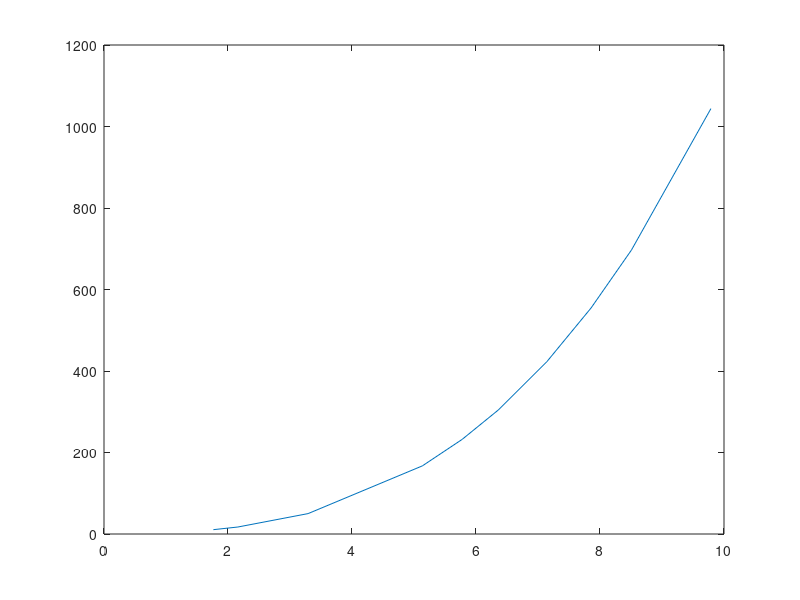

The MATLAB source for this figure: (Note: this script raises an error after producing the figure.)
%HW6
clear all; close all;
% Problem 1. Curve fitting. 
% Part 1. Take 10 x values on the interval 0 < x <= 10 and then create y
% values from the x values by plugging the x values into a third order
% polynomial of your choice. Add random noise to the data by choosing a random number
% in the interval [-D, D]. Start with D = 1. Plot your data in the x-y plane.
x=sort(rand(1,10)*10);
y=x.^3+x.^2+x+((1+ rand.*2)-2);
figure(1)
plot(x,y, 'MarkerSize', 20)
hold on;
% Part 2. Fit your data with polynomials from order 1 to 9. Plot the fitted
% polynomials together with the data. 
[fit_out1,fit_metric1] = fit(x', y', 'poly1');
plot(fit_out1, x, y);
[fit_out2,fit_metric2] = fit(x', y', 'poly2');
plot(fit_out2, x, y);
[fit_out3,fit_metric3] = fit(x', y', 'poly3');
plot(fit_out3, x, y);
[fit_out4,fit_metric4] = fit(x', y', 'poly4');
plot(fit_out4, x, y);
[fit_out5,fit_metric5] = fit(x', y', 'poly5');
plot(fit_out5, x, y);
[fit_out6,fit_metric6] = fit(x', y', 'poly6');
plot(fit_out6, x, y);
[fit_out7,fit_metric7] = fit(x', y', 'poly7');
plot(fit_out7, x, y);
[fit_out8,fit_metric8] = fit(x', y', 'poly8');
plot(fit_out8, x, y);
[fit_out9,fit_metric9] = fit(x', y', 'poly9');
plot(fit_out9, x, y);
hold off;
% Part 3. On a separate plot, plot the R^2 and adjusted R^2 as a function
% of the order of the polynomial. 
xx=1:9;
yy=[fit_metric1.rsquare,fit_metric2.rsquare,fit_metric3.rsquare,fit_metric4.rsquare,fit_metric5.rsquare,fit_metric6.rsquare,fit_metric7.rsquare,fit_metric8.rsquare,fit_metric9.rsquare];
yy2=[fit_metric1.adjrsquare,fit_metric2.adjrsquare,fit_metric3.adjrsquare,fit_metric4.adjrsquare,fit_metric5.adjrsquare,fit_metric6.adjrsquare,fit_metric7.adjrsquare,fit_metric8.adjrsquare,fit_metric9.adjrsquare];
figure(2)
plot(xx,yy)
hold on
plot(xx,yy2)
hold off
% Part 4. Repeat parts 1 - 3 for D = 10 and D = 1000. Comment on the
% results. 
%D=10
x=sort(rand(1,10)*10);
y=x.^3+x.^2+x+((rand.*20)-10);
figure(3)
plot(x,y, 'MarkerSize', 20)
hold on;
[fit_out1,fit_metric1] = fit(x', y', 'poly1');
plot(fit_out1, x, y);
[fit_out2,fit_metric2] = fit(x', y', 'poly2');
plot(fit_out2, x, y);
[fit_out3,fit_metric3] = fit(x', y', 'poly3');
plot(fit_out3, x, y);
[fit_out4,fit_metric4] = fit(x', y', 'poly4');
plot(fit_out4, x, y);
[fit_out5,fit_metric5] = fit(x', y', 'poly5');
plot(fit_out5, x, y);
[fit_out6,fit_metric6] = fit(x', y', 'poly6');
plot(fit_out6, x, y);
[fit_out7,fit_metric7] = fit(x', y', 'poly7');
plot(fit_out7, x, y);
[fit_out8,fit_metric8] = fit(x', y', 'poly8');
plot(fit_out8, x, y);
[fit_out9,fit_metric9] = fit(x', y', 'poly9');
plot(fit_out9, x, y);
hold off;
xx=1:9;
yy=[fit_metric1.rsquare,fit_metric2.rsquare,fit_metric3.rsquare,fit_metric4.rsquare,fit_metric5.rsquare,fit_metric6.rsquare,fit_metric7.rsquare,fit_metric8.rsquare,fit_metric9.rsquare];
yy2=[fit_metric1.adjrsquare,fit_metric2.adjrsquare,fit_metric3.adjrsquare,fit_metric4.adjrsquare,fit_metric5.adjrsquare,fit_metric6.adjrsquare,fit_metric7.adjrsquare,fit_metric8.adjrsquare,fit_metric9.adjrsquare];
figure(4)
plot(xx,yy)
hold on
plot(xx,yy2)
hold off
%D=1000
x=sort(rand(1,10)*10);
y=x.^3+x.^2+x+((rand.*2000)-1000);
figure(5)
plot(x,y, 'MarkerSize', 20)
hold on;
[fit_out1,fit_metric1] = fit(x', y', 'poly1');
plot(fit_out1, x, y);
[fit_out2,fit_metric2] = fit(x', y', 'poly2');
plot(fit_out2, x, y);
[fit_out3,fit_metric3] = fit(x', y', 'poly3');
plot(fit_out3, x, y);
[fit_out4,fit_metric4] = fit(x', y', 'poly4');
plot(fit_out4, x, y);
[fit_out5,fit_metric5] = fit(x', y', 'poly5');
plot(fit_out5, x, y);
[fit_out6,fit_metric6] = fit(x', y', 'poly6');
plot(fit_out6, x, y);
[fit_out7,fit_metric7] = fit(x', y', 'poly7');
plot(fit_out7, x, y);
[fit_out8,fit_metric8] = fit(x', y', 'poly8');
plot(fit_out8, x, y);
[fit_out9,fit_metric9] = fit(x', y', 'poly9');
plot(fit_out9, x, y);
hold off;
xx=1:9;
yy=[fit_metric1.rsquare,fit_metric2.rsquare,fit_metric3.rsquare,fit_metric4.rsquare,fit_metric5.rsquare,fit_metric6.rsquare,fit_metric7.rsquare,fit_metric8.rsquare,fit_metric9.rsquare];
yy2=[fit_metric1.adjrsquare,fit_metric2.adjrsquare,fit_metric3.adjrsquare,fit_metric4.adjrsquare,fit_metric5.adjrsquare,fit_metric6.adjrsquare,fit_metric7.adjrsquare,fit_metric8.adjrsquare,fit_metric9.adjrsquare];
figure(6)
plot(xx,yy)
hold on
plot(xx,yy2)
hold off
%atD=10, 2nd orderisn't as good as 3rd order, but with D=1000, 2nd order
%gets about as good as 3rd order

% Part 5. Now repeat parts 1-3 but take 100 x values on the interval 0 < x <=
% 10. Comment on the results. 
%D=1
x=sort(rand(1,100)*10);
y=x.^3+x.^2+x+((1+ rand.*2)-2);
figure(7)
plot(x,y, 'MarkerSize', 20)
hold on;
[fit_out1,fit_metric1] = fit(x', y', 'poly1');
plot(fit_out1, x, y);
[fit_out2,fit_metric2] = fit(x', y', 'poly2');
plot(fit_out2, x, y);
[fit_out3,fit_metric3] = fit(x', y', 'poly3');
plot(fit_out3, x, y);
[fit_out4,fit_metric4] = fit(x', y', 'poly4');
plot(fit_out4, x, y);
[fit_out5,fit_metric5] = fit(x', y', 'poly5');
plot(fit_out5, x, y);
[fit_out6,fit_metric6] = fit(x', y', 'poly6');
plot(fit_out6, x, y);
[fit_out7,fit_metric7] = fit(x', y', 'poly7');
plot(fit_out7, x, y);
[fit_out8,fit_metric8] = fit(x', y', 'poly8');
plot(fit_out8, x, y);
[fit_out9,fit_metric9] = fit(x', y', 'poly9');
plot(fit_out9, x, y);
hold off;
xx=1:9;
yy=[fit_metric1.rsquare,fit_metric2.rsquare,fit_metric3.rsquare,fit_metric4.rsquare,fit_metric5.rsquare,fit_metric6.rsquare,fit_metric7.rsquare,fit_metric8.rsquare,fit_metric9.rsquare];
yy2=[fit_metric1.adjrsquare,fit_metric2.adjrsquare,fit_metric3.adjrsquare,fit_metric4.adjrsquare,fit_metric5.adjrsquare,fit_metric6.adjrsquare,fit_metric7.adjrsquare,fit_metric8.adjrsquare,fit_metric9.adjrsquare];
figure(8)
plot(xx,yy)
hold on
plot(xx,yy2)
hold off
%D=10
x=sort(rand(1,100)*10);
y=x.^3+x.^2+x+((rand.*20)-10);
figure(9)
plot(x,y, 'MarkerSize', 20)
hold on;
[fit_out1,fit_metric1] = fit(x', y', 'poly1');
plot(fit_out1, x, y);
[fit_out2,fit_metric2] = fit(x', y', 'poly2');
plot(fit_out2, x, y);
[fit_out3,fit_metric3] = fit(x', y', 'poly3');
plot(fit_out3, x, y);
[fit_out4,fit_metric4] = fit(x', y', 'poly4');
plot(fit_out4, x, y);
[fit_out5,fit_metric5] = fit(x', y', 'poly5');
plot(fit_out5, x, y);
[fit_out6,fit_metric6] = fit(x', y', 'poly6');
plot(fit_out6, x, y);
[fit_out7,fit_metric7] = fit(x', y', 'poly7');
plot(fit_out7, x, y);
[fit_out8,fit_metric8] = fit(x', y', 'poly8');
plot(fit_out8, x, y);
[fit_out9,fit_metric9] = fit(x', y', 'poly9');
plot(fit_out9, x, y);
hold off;
xx=1:9;
yy=[fit_metric1.rsquare,fit_metric2.rsquare,fit_metric3.rsquare,fit_metric4.rsquare,fit_metric5.rsquare,fit_metric6.rsquare,fit_metric7.rsquare,fit_metric8.rsquare,fit_metric9.rsquare];
yy2=[fit_metric1.adjrsquare,fit_metric2.adjrsquare,fit_metric3.adjrsquare,fit_metric4.adjrsquare,fit_metric5.adjrsquare,fit_metric6.adjrsquare,fit_metric7.adjrsquare,fit_metric8.adjrsquare,fit_metric9.adjrsquare];
figure(10)
plot(xx,yy)
hold on
plot(xx,yy2)
hold off
%D=1000
x=sort(rand(1,100)*10);
y=x.^3+x.^2+x+((rand.*2000)-1000);
figure(11)
plot(x,y, 'MarkerSize', 20)
hold on;
[fit_out1,fit_metric1] = fit(x', y', 'poly1');
plot(fit_out1, x, y);
[fit_out2,fit_metric2] = fit(x', y', 'poly2');
plot(fit_out2, x, y);
[fit_out3,fit_metric3] = fit(x', y', 'poly3');
plot(fit_out3, x, y);
[fit_out4,fit_metric4] = fit(x', y', 'poly4');
plot(fit_out4, x, y);
[fit_out5,fit_metric5] = fit(x', y', 'poly5');
plot(fit_out5, x, y);
[fit_out6,fit_metric6] = fit(x', y', 'poly6');
plot(fit_out6, x, y);
[fit_out7,fit_metric7] = fit(x', y', 'poly7');
plot(fit_out7, x, y);
[fit_out8,fit_metric8] = fit(x', y', 'poly8');
plot(fit_out8, x, y);
[fit_out9,fit_metric9] = fit(x', y', 'poly9');
plot(fit_out9, x, y);
hold off;
xx=1:9;
yy=[fit_metric1.rsquare,fit_metric2.rsquare,fit_metric3.rsquare,fit_metric4.rsquare,fit_metric5.rsquare,fit_metric6.rsquare,fit_metric7.rsquare,fit_metric8.rsquare,fit_metric9.rsquare];
yy2=[fit_metric1.adjrsquare,fit_metric2.adjrsquare,fit_metric3.adjrsquare,fit_metric4.adjrsquare,fit_metric5.adjrsquare,fit_metric6.adjrsquare,fit_metric7.adjrsquare,fit_metric8.adjrsquare,fit_metric9.adjrsquare];
figure(12)
plot(xx,yy)
hold on
plot(xx,yy2)
hold off
%now there's like no difference between the different D graphs. 2nd order
%is pretty close, but at least 3rd order is needed to achieve 1

% Problem 2. Basic statistics. 
% Part 1. Consider two different distributions - Gaussian numbers with a mean of
% 0 and variance 1 and Gaussian numbers with a mean of 1 and variance 1.
% (1) Make a plot of the average p-value for the t-test comparing N random
% numbers chosen from each of these two distributions as a function of N.
pval_mean = [];
for ii = 1:100
dist_1 = randn(ii,1);
dist_2 = randn(ii,1)+1;
[is_sig(ii), pval(ii)] = ttest2(dist_1,dist_2);
pval_means(ii)=sum(is_sig(~isnan(is_sig)))/ii;
end
figure(13)
plot((1:100),pval_means);

% Part 2. Now keep the first distribution the same, but vary the mean of
% the second distribution between 0 and 10 with the same variance and
% repeat part one. Make a plot of all of these different curves on the same
% set of axes. What is special about the case where the mean of the second
% distribution is 0? 
pval_means = [];
figure(14)
for m = 0:10
    for ii = 1:100
        dist_1 = randn(ii,1);
        dist_2 = randn(ii,1)*m;
        [is_sig(ii),pval(m+1,ii)] = ttest2(dist_1,dist_2);
        pval_means(ii)=sum(is_sig(~isnan(is_sig)))/ii;
    end
    plot((1:100),pval_means)
    hold on
end
hold off;
%with the second distribution is zero, the two distributions are the same

% Part 3. Now keep the means of the two distributions at 0 and 1 as in part
% 1, but vary the variance of both distributions simultaneiously between 0.1 and 10 and plot the 
% p-values vs the number of numbers drawn as before. Comment on your results.  
pval_mean = [];
figure(15)
for m = 0.1:1:10.1
    for ii = 1:100
        dist_1 = randn(ii,1)*m;
        dist_2 = randn(ii,1)*m;
        [is_sig(ii),pval_mean(m*10,ii)] = ttest2(dist_1,dist_2);
        pval_means(ii)=sum(is_sig(~isnan(is_sig)))/ii;
    end
    plot((1:100),pval_means)
    hold on
end
hold off;

%there's now more variation in each individual line, and the values are a
%good bit higher than the previous graph
